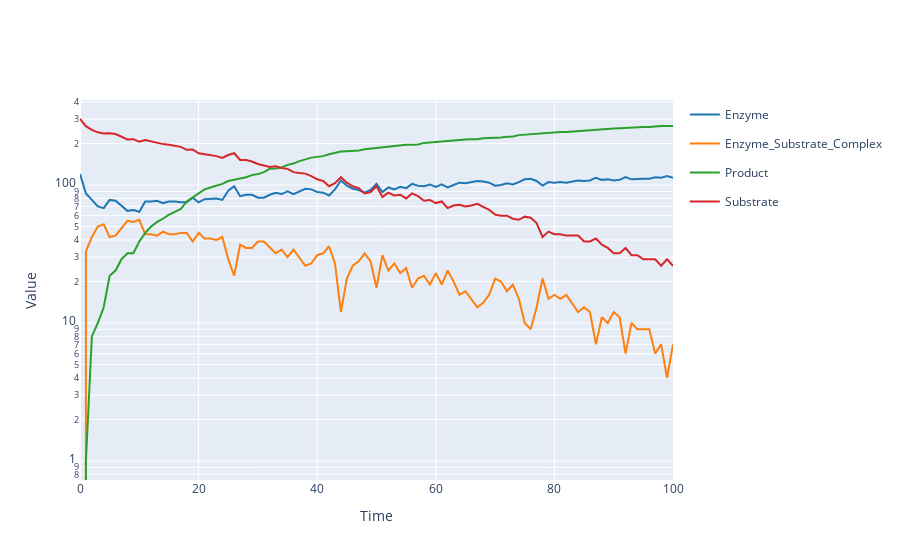

The code cell stored with this chart in its notebook:
### Code cell
results.plotplotly(yaxis_type='log')
